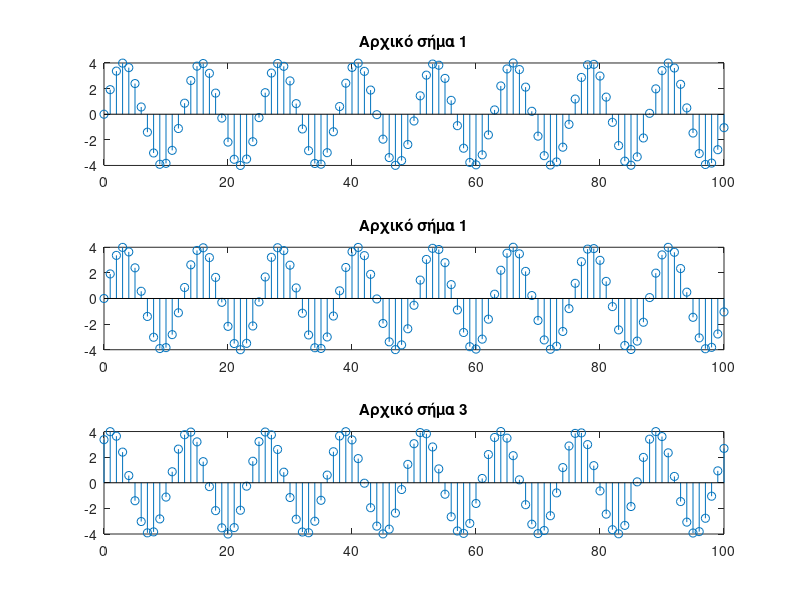
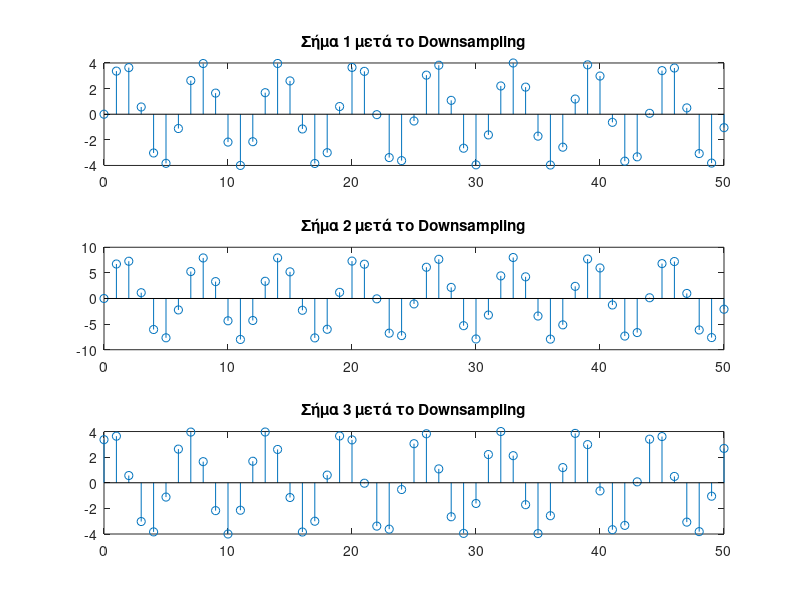

Recreate these plots in MATLAB, in order. (Note: this script raises an error after producing the figures.)
t=0:100;

signal1=4*sin(t/2);
signal2=2*signal1;
signal3=4*sin((t+2)/2);

figure(1),subplot(3,1,1),stem(0:length(signal1)-1,signal1);title('Αρχικό σήμα 1');
subplot(3,1,2),stem(0:length(signal1)-1,signal1);title('Αρχικό σήμα 1');
subplot(3,1,3),stem(0:length(signal3)-1,signal3);title('Αρχικό σήμα 3');

down1=downsample (signal1,2);figure(2),subplot(3,1,1),stem(0:length(down1)-1,down1);title('Σήμα 1 μετά το Downsampling');
down2=downsample (signal2,2);subplot(3,1,2),stem(0:length(down2)-1,down2);title('Σήμα 2 μετά το Downsampling');
down3=downsample (signal3,2);subplot(3,1,3),stem(0:length(down3)-1,down3);title('Σήμα 3 μετά το Downsampling');

gram=isequal(2*down1, down2)

xro=isequal(down1, down3)






n = 0:100;

pulse1=sin(100*pi*0.1*n);
pulse2=sin(40*pi*0.1*n);
pulse=pulse1+pulse2;
pulse_noize=pulse +0.3*randn(size(pulse));
A1=movmean(pulse_noize,120)
A2=movmean(pulse_noize,400)
figure(3),clf,subplot(2,1,1),plot(pulse);title('Αρχικο σήμα');
subplot(2,1,2),plot(pulse_noize);title('Αρχικο σήμα μετά το randn');

figure(4),clf,subplot(2,1,1),plot(A1);title('το σήμα με εύρος παραθύρου 120');
subplot(2,1,2),plot(A2);title('το σήμα με εύρος παραθύρου 400');
